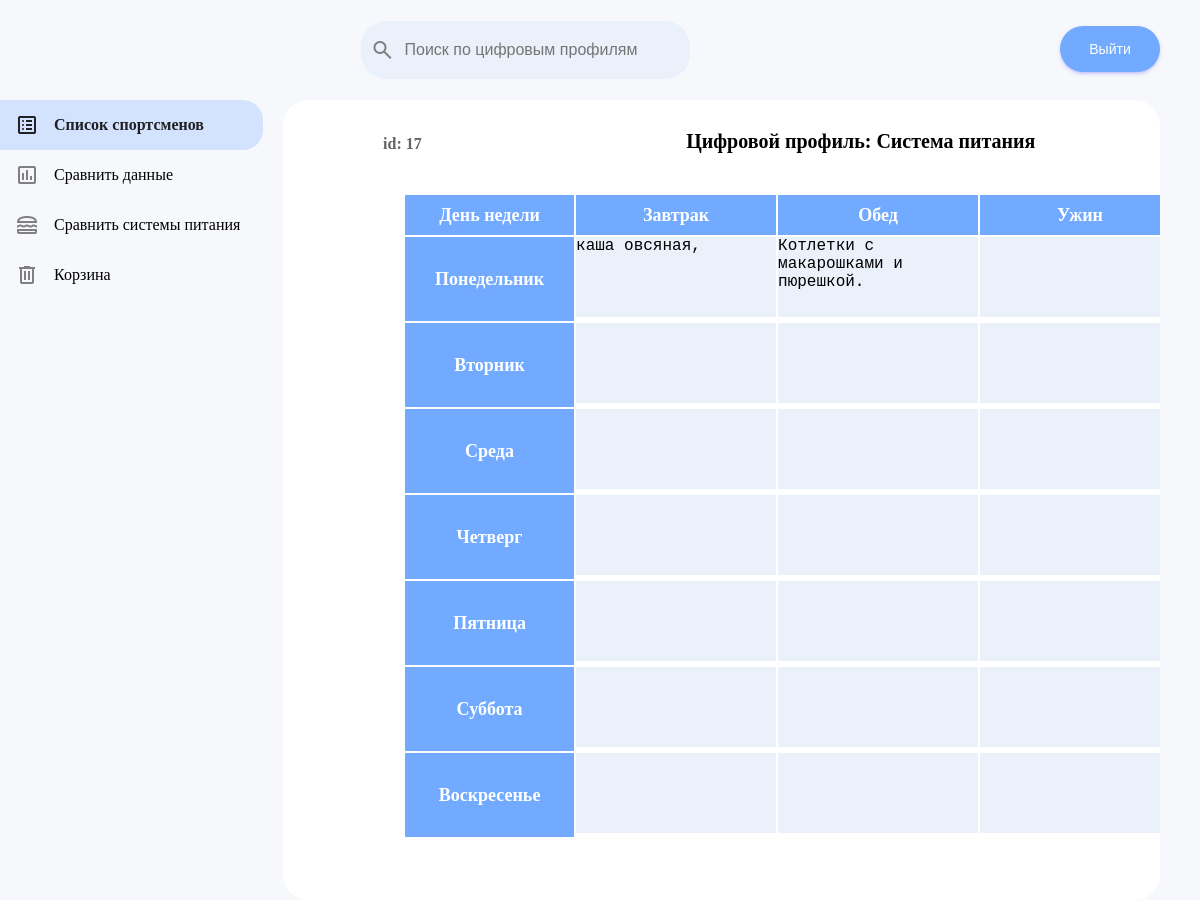
Page /sportman-profile/diet/17 on the committed database.
### base/models.py (models this page shows, shortened)
class Sportsman(models.Model):
    name = models.CharField(max_length=50)
    second_name = models.CharField(max_length=50)
    parent_name = models.CharField(max_length=50)
    birthday = models.DateField()
    phone_number = models.CharField(max_length=12)
    address = models.CharField(max_length=300, null=True, blank=True)
    passport = models.CharField(max_length=20)
    photo = models.ImageField(null=True, blank=True, upload_to="sportmen-images/", verbose_name="Изображение")
    created = models.DateTimeField(auto_now_add=True)

class Diet(models.Model):
    sportman = models.ForeignKey(Sportsman, on_delete=models.SET_NULL, null=True)
    monday_breakfast = models.TextField(null=True, blank=True)
    monday_lunch = models.TextField(null=True, blank=True)
    monday_dinner = models.TextField(null=True, blank=True)
    monday_calories = models.CharField(max_length=100, null=True, blank=True)
    tuesday_breakfast = models.TextField(null=True, blank=True)
    tuesday_lunch = models.TextField(null=True, blank=True)
    tuesday_dinner = models.TextField(null=True, blank=True)
    tuesday_calories = models.CharField(max_length=100, null=True, blank=True)
    wednesday_breakfast = models.TextField(null=True, blank=True)
    wednesday_lunch = models.TextField(null=True, blank=True)
    wednesday_dinner = models.TextField(null=True, blank=True)
    wednesday_calories = models.CharField(max_length=100, null=True, blank=True)
    thursday_breakfast = models.TextField(null=True, blank=True)
    thursday_lunch = models.TextField(null=True, blank=True)
    thursday_dinner = models.TextField(null=True, blank=True)
    thursday_calories = models.CharField(max_length=100, null=True, blank=True)
    friday_breakfast = models.TextField(null=True, blank=True)
    friday_lunch = models.TextField(null=True, blank=True)
    friday_dinner = models.TextField(null=True, blank=True)
    friday_calories = models.CharField(max_length=100, null=True, blank=True)
    saturday_breakfast = models.TextField(null=True, blank=True)
    saturday_lunch = models.TextField(null=True, blank=True)
    saturday_dinner = models.TextField(null=True, blank=True)
    saturday_calories = models.CharField(max_length=100, null=True, blank=True)
    sunday_breakfast = models.TextField(null=True, blank=True)
    sunday_lunch = models.TextField(null=True, blank=True)
    sunday_dinner = models.TextField(null=True, blank=True)
    sunday_calories = models.CharField(max_length=100, null=True, blank=True)

### base/views.py (the view, shortened to what this page needs)
# urls.py: path('sportman-profile/diet/<str:pk>', views.sportmanDiet, name="sportman-diet"),
def sportmanDiet(request, pk):
    sportman = Sportsman.objects.get(id=pk)
    try:
        diet = Diet.objects.get(sportman=sportman)
        diet_form = DietForm(instance=diet)
        context = {'sportman':sportman, 'diet':diet, 'diet_form':diet_form}
        return render(request, 'profile-diet.html', context)
    except:
        diet_form = DietForm()

### base/forms.py
class DietForm(ModelForm):
    class Meta:
        model = Diet
        fields = [
            'monday_breakfast', 'monday_lunch', 'monday_dinner', 'monday_calories',
            'tuesday_breakfast', 'tuesday_lunch', 'tuesday_dinner', 'tuesday_calories',
            'wednesday_breakfast', 'wednesday_lunch', 'wednesday_dinner', 'wednesday_calories',
            'thursday_breakfast', 'thursday_lunch', 'thursday_dinner', 'thursday_calories',
            'friday_breakfast', 'friday_lunch', 'friday_dinner', 'friday_calories',
            'saturday_breakfast', 'saturday_lunch', 'saturday_dinner', 'saturday_calories',
            'sunday_breakfast', 'sunday_lunch', 'sunday_dinner', 'sunday_calories',
        ]

### templates/profile-diet.html (shortened to what this page needs)
{% extends 'main_profile.html' %}
{% load static %}
{% block content %}
<div class="sportmanList profileBody dietBody">
    <div class="profile__content">
        <div class="profile__inf diet__inf">
            <div class="profile__inf__title">
                <h3 class="profile__id">id: {{sportman.id}}</h3>
                <h3 class="profile__title">Цифровой профиль: Система питания</h3>
            </div>
            <div class="anthropometry__content diet__content">
                <form action="" method="POST">
                    <table>
                        <thead>
                            <tr>
                                <th class="td_weekday">День недели</th>
                                <th>Завтрак</th>
                                <th>Обед</th>
                                <th>Ужин</th>
                            </tr>
                        </thead>
                        <tr>
                            <td class="td_weekday">Понедельник</td>
                            <td>{{diet_form.monday_breakfast}}</td>
                            <td>{{diet_form.monday_lunch}}</td>
                            <td>{{diet_form.monday_dinner}}</td>
                        </tr>
                        <tr>
                            <td class="td_weekday">Вторник</td>
                            <td>{{diet_form.tuesday_breakfast}}</td>
                            <td>{{diet_form.tuesday_lunch}}</td>
                            <td>{{diet_form.tuesday_dinner}}</td>
                        </tr>
                        <tr>
                            <td class="td_weekday">Среда</td>
                            <td>{{diet_form.wednesday_breakfast}}</td>
                            <td>{{diet_form.wednesday_lunch}}</td>
                            <td>{{diet_form.wednesday_dinner}}</td>
                        </tr>
                        <tr>
                            <td class="td_weekday">Четверг</td>
                            <td>{{diet_form.thursday_breakfast}}</td>
                            <td>{{diet_form.thursday_lunch}}</td>
                            <td>{{diet_form.thursday_dinner}}</td>
                        </tr>
                        <tr>
                            <td class="td_weekday">Пятница</td>
                            <td>{{diet_form.friday_breakfast}}</td>
                            <td>{{diet_form.friday_lunch}}</td>
                            <td>{{diet_form.friday_dinner}}</td>
                        </tr>
                        <tr>
                            <td class="td_weekday">Суббота</td>
                            <td>{{diet_form.saturday_breakfast}}</td>
                            <td>{{diet_form.saturday_lunch}}</td>
                            <td>{{diet_form.saturday_dinner}}</td>
                        </tr>
                        <tr>
                            <td class="td_weekday">Воскресенье</td>
                            <td>{{diet_form.sunday_breakfast}}</td>
                            <td>{{diet_form.sunday_lunch}}</td>
                            <td>{{diet_form.sunday_dinner}}</td>
                        </tr>
                    </table>
                </form>
            </div>
        </div>
    </div>
</div>
{% endblock content %}

### static/css/style.css (style rules this page uses)
* { margin: 0; padding: 0; }
body { height: 100vh; overflow-y: hidden; }
.sportmanList { flex: 1; overflow: scroll; background-color: white; border-radius: 25px; margin-right: 40px; }
.anthropometry__content { padding: 40px 80px; margin: 0 auto; display: block; }
.diet__inf { max-height: 90%; overflow-y: auto; scrollbar-width: thin; }
.diet__content { padding: 40px 20px; display: block; }
td textarea { width: 200px; height: 80px; border: none; outline: none; resize: none; background-color: inherit; font-size: 16px; scrollbar-width: thin; background-color: #EAF1FB; }
.td_weekday { padding: 0 30px; text-align: center; font-size: 18px; background-color:#71AAFF; color: #fff; font-weight: 600; }
.diet__content table thead { background-color:#71AAFF; color: #fff; height: 40px; font-size: 18px; }

### static/css/main_profile.css (style rules this page uses)
.profileBody { flex: 1; display: flex; overflow: hidden; background-color:#F6F8FC; margin-right: 40px; }
.profile__content { flex: 0.8; background-color: rgb(255, 255, 255); scrollbar-color: #71AAFF #fff; }
.profile__inf { padding: 30px 100px; }
.profile__inf .profile__title { font-size: 20px; }
.profile__inf__title { display: flex; justify-content: center; text-align: center; }
.profile__id { text-align: left; width: 200px; font-size: 16px; color: rgb(98, 98, 98); padding-top: 5px; }
.profile__title { margin-right: 200px; text-align: center; width: 100%; }

### rows in the picture
Sportsman: id "17"
Diet: monday_breakfast "каша овсяная,", monday_lunch "Котлетки с макарошками и пюрешкой."
